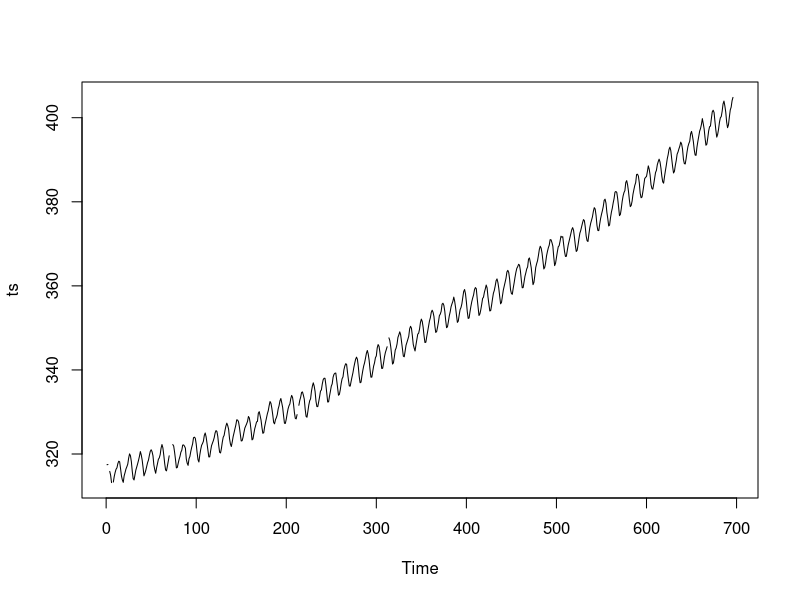
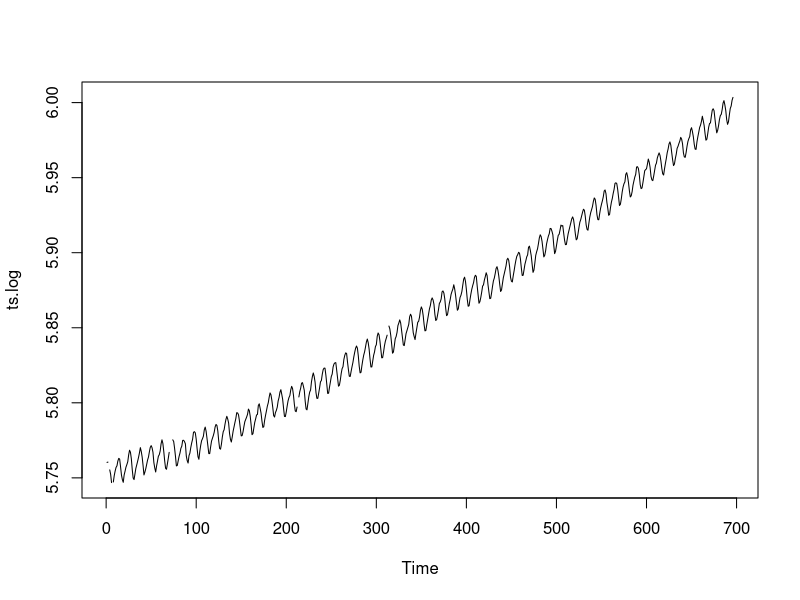
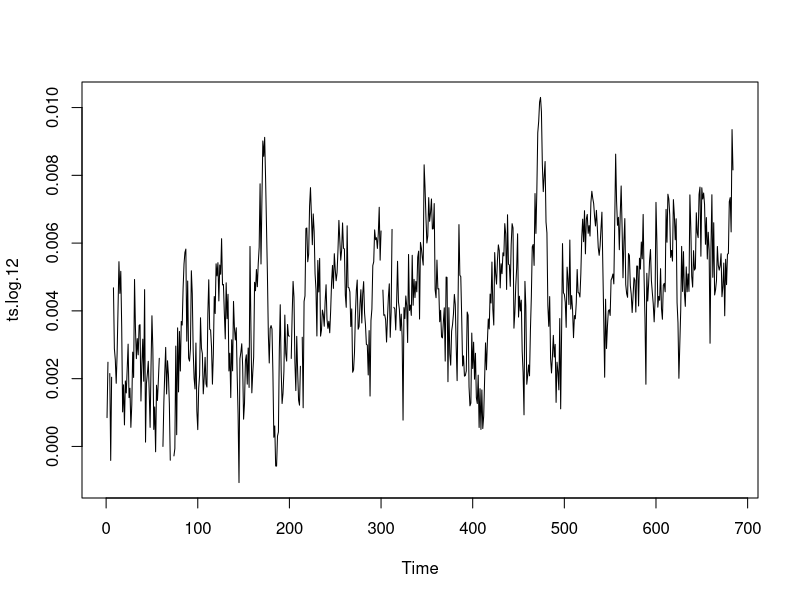

Recreate these plots in R, in order. (Note: this script raises an error after producing the figures.)
# Import Data
ts <- read.table("c02.txt", skip = 3, header = F, sep = "")

# Remove exraneous featurs
ts <- ts$V4

# Encode missing values
ts <- ifelse(ts == -99.99, NA, ts)
orig <- ts
next10 <- orig[697:706]
# Convert vector to time series object
ts <- ts(ts, start=c(1958,3), frequency=12)
ts <- ts[1:696]
plot.ts(ts)
var(ts, na.rm=T)

ts.log <- log(ts)
plot.ts(ts.log)
var(ts.log, na.rm=T)
#Difference
ts.log.12 <- diff(ts.log, lag = 12)
plot.ts(ts.log.12)
var(ts.12, na.rm=T)

# Good differencing order, variance decreases
ts.log.12.1 <- diff(ts.log.12, lag = 1)
plot.ts(ts.log.12.1)
var(ts.log.12.1, na.rm = T)
avg <- mean(ts.log.12.1, na.rm = T)
abline(h=avg)
abline(h=0, col = "red")

#ts.12.1 stationary since mean variance time independent, both 0

### ACF

acf <- acf(ts.log.12.1, type = "correlation", plot = F, na.action = na.pass, lag.max=12*5)

## Transform the lags from years to months
acf$lag <- acf$lag * 12

## Plot the acf 
plot(acf, xlab="Lag (months)")

### PACF
pacf <- acf(ts.log.12.1, type = "partial", plot = F, na.action = na.pass, lag.max= 12*5)
pacf$lag <- pacf$lag * 12
plot(pacf, xlab = "Lag (months)")

## Seasonal: ACF cuts off after lag 1 (12), PACF tailing off


model1 <- Arima(ts.log, order = c(0,1,2), seasonal = list(order = c(0,1,1), period = 12))
hist(model1$residuals, breaks = 25, xlim=c(-0.005, 0.005))
Box.test(model1$residuals)
pred <- predict(model1, n.ahead = 10)
pred.orig <- exp(pred$pred)
pred.se <- exp(pred.orig*pred$se)

plot.ts(orig, xlim = c(680,length(orig)+10), ylim = c(380,420))
points((length(orig)+1):(length(orig)+10),pred.orig, col="red")
points((length(orig)+1):(length(orig)+10),next10, pch = 3)
lines((length(orig)+1):(length(orig)+10),pred.orig+1.96*pred.se,lty=2, col="blue") 
lines((length(orig)+1):(length(orig)+10),pred.orig-1.96*pred.se,lty=2, col="blue")

model2 <- Arima(ts.log, order = c(4,1,0), seasonal = list(order = c(2,1,0), period = 12))
hist(model2$residuals, breaks = 25, xlim=c(-0.005, 0.005))
Box.test(model2$residuals)

pred2 <- predict(model2, n.ahead = 10)
pred.2orig <- exp(pred2$pred)
pred.se <- exp(pred$se)

plot.ts(orig, xlim = c(680,length(orig)+10), ylim = c(380,420))
points((length(orig)+1):(length(orig)+10),pred.2orig, col="red")
points((length(orig)+1):(length(orig)+10),next10, pch = 3)
lines((length(orig)+1):(length(orig)+10),pred.2orig+1.96*pred.se,lty=2, col="blue") 
lines((length(orig)+1):(length(orig)+10),pred.2orig-1.96*pred.se,lty=2, col="blue")

